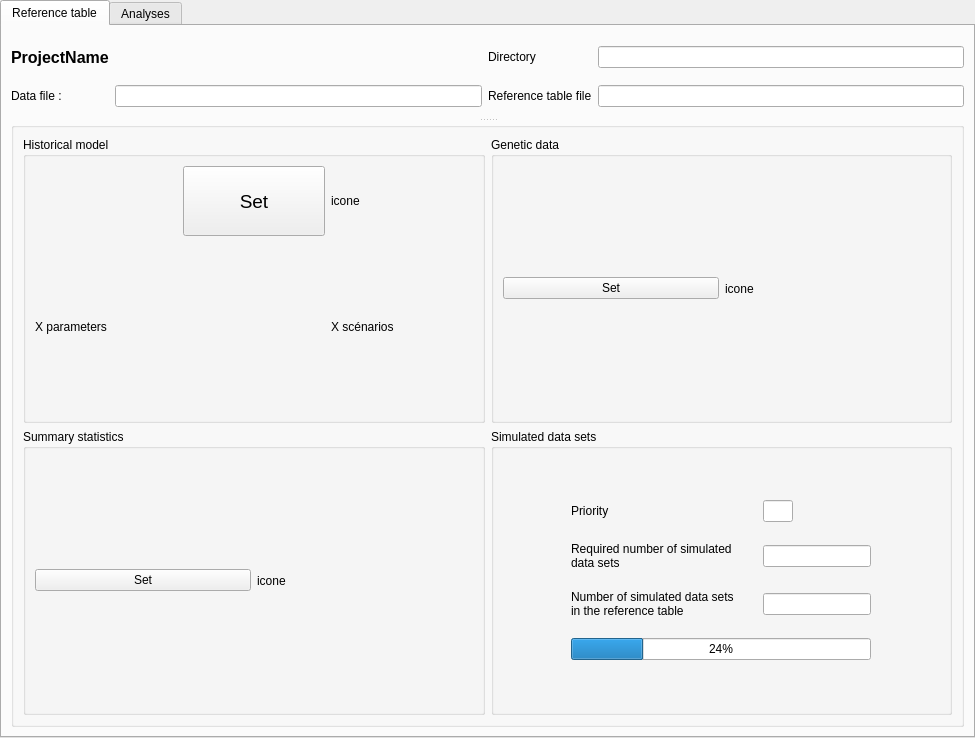
<?xml version="1.0" encoding="UTF-8"?>
<ui version="4.0">
 <class>TabWidget</class>
 <widget class="QTabWidget" name="TabWidget">
  <property name="geometry">
   <rect>
    <x>0</x>
    <y>0</y>
    <width>975</width>
    <height>738</height>
   </rect>
  </property>
  <property name="windowTitle">
   <string>TabWidget</string>
  </property>
  <property name="currentIndex">
   <number>0</number>
  </property>
  <widget class="QWidget" name="tab">
   <attribute name="title">
    <string>Reference table</string>
   </attribute>
   <layout class="QGridLayout" name="gridLayout">
    <item row="0" column="1">
     <widget class="QSplitter" name="splitter">
      <property name="orientation">
       <enum>Qt::Vertical</enum>
      </property>
      <widget class="QWidget" name="horizontalLayoutWidget">
       <layout class="QGridLayout" name="gridLayout_4">
        <item row="0" column="0">
         <widget class="QLabel" name="projNameLabel">
          <property name="font">
           <font>
            <pointsize>12</pointsize>
            <weight>75</weight>
            <bold>true</bold>
           </font>
          </property>
          <property name="text">
           <string>ProjectName</string>
          </property>
         </widget>
        </item>
        <item row="1" column="0">
         <widget class="QLabel" name="label_4">
          <property name="text">
           <string>Data file : </string>
          </property>
         </widget>
        </item>
        <item row="1" column="1">
         <widget class="QLineEdit" name="lineEdit_2"/>
        </item>
        <item row="1" column="3">
         <widget class="QLineEdit" name="lineEdit_5"/>
        </item>
        <item row="1" column="2">
         <widget class="QLabel" name="label_5">
          <property name="text">
           <string>Reference table file</string>
          </property>
         </widget>
        </item>
        <item row="0" column="3">
         <widget class="QLineEdit" name="lineEdit_6"/>
        </item>
        <item row="0" column="2">
         <widget class="QLabel" name="label">
          <property name="text">
           <string>Directory</string>
          </property>
         </widget>
        </item>
       </layout>
      </widget>
      <widget class="QGroupBox" name="groupBox">
       <property name="sizePolicy">
        <sizepolicy hsizetype="Ignored" vsizetype="Ignored">
         <horstretch>0</horstretch>
         <verstretch>0</verstretch>
        </sizepolicy>
       </property>
       <property name="minimumSize">
        <size>
         <width>541</width>
         <height>0</height>
        </size>
       </property>
       <property name="title">
        <string/>
       </property>
       <property name="flat">
        <bool>false</bool>
       </property>
       <layout class="QGridLayout" name="gridLayout_3">
        <item row="0" column="1">
         <widget class="QGroupBox" name="groupBox_6">
          <property name="autoFillBackground">
           <bool>false</bool>
          </property>
          <property name="title">
           <string>Genetic data</string>
          </property>
          <layout class="QGridLayout" name="gridLayout_8">
           <item row="0" column="0">
            <layout class="QHBoxLayout" name="horizontalLayout_3">
             <item>
              <widget class="QPushButton" name="pushButton_7">
               <property name="text">
                <string>Set</string>
               </property>
              </widget>
             </item>
             <item>
              <widget class="QLabel" name="label_14">
               <property name="text">
                <string>icone</string>
               </property>
              </widget>
             </item>
            </layout>
           </item>
          </layout>
         </widget>
        </item>
        <item row="1" column="0">
         <widget class="QGroupBox" name="groupBox_9">
          <property name="title">
           <string>Summary statistics</string>
          </property>
          <layout class="QGridLayout" name="gridLayout_12">
           <item row="0" column="0">
            <layout class="QHBoxLayout" name="horizontalLayout_2">
             <item>
              <widget class="QPushButton" name="pushButton_10">
               <property name="text">
                <string>Set</string>
               </property>
              </widget>
             </item>
             <item>
              <widget class="QLabel" name="label_13">
               <property name="text">
                <string>icone</string>
               </property>
              </widget>
             </item>
            </layout>
           </item>
          </layout>
         </widget>
        </item>
        <item row="1" column="1">
         <widget class="QGroupBox" name="groupBox_8">
          <property name="title">
           <string>Simulated data sets</string>
          </property>
          <layout class="QGridLayout" name="gridLayout_11">
           <property name="sizeConstraint">
            <enum>QLayout::SetDefaultConstraint</enum>
           </property>
           <item row="1" column="0">
            <layout class="QVBoxLayout" name="verticalLayout_3">
             <property name="spacing">
              <number>20</number>
             </property>
             <property name="sizeConstraint">
              <enum>QLayout::SetDefaultConstraint</enum>
             </property>
             <item>
              <layout class="QGridLayout" name="gridLayout_6">
               <property name="sizeConstraint">
                <enum>QLayout::SetDefaultConstraint</enum>
               </property>
               <item row="0" column="0">
                <widget class="QLabel" name="label_6">
                 <property name="text">
                  <string>Priority</string>
                 </property>
                </widget>
               </item>
               <item row="1" column="0">
                <widget class="QLabel" name="label_9">
                 <property name="text">
                  <string>Required number of simulated data sets</string>
                 </property>
                 <property name="wordWrap">
                  <bool>true</bool>
                 </property>
                </widget>
               </item>
               <item row="2" column="0">
                <widget class="QLabel" name="label_8">
                 <property name="text">
                  <string>Number of simulated data sets in the reference table</string>
                 </property>
                 <property name="textFormat">
                  <enum>Qt::AutoText</enum>
                 </property>
                 <property name="wordWrap">
                  <bool>true</bool>
                 </property>
                </widget>
               </item>
               <item row="2" column="1">
                <widget class="QLineEdit" name="lineEdit_4">
                 <property name="sizePolicy">
                  <sizepolicy hsizetype="Fixed" vsizetype="Fixed">
                   <horstretch>0</horstretch>
                   <verstretch>0</verstretch>
                  </sizepolicy>
                 </property>
                 <property name="maximumSize">
                  <size>
                   <width>120</width>
                   <height>16777215</height>
                  </size>
                 </property>
                </widget>
               </item>
               <item row="1" column="1">
                <widget class="QLineEdit" name="lineEdit_3">
                 <property name="sizePolicy">
                  <sizepolicy hsizetype="Fixed" vsizetype="Fixed">
                   <horstretch>0</horstretch>
                   <verstretch>0</verstretch>
                  </sizepolicy>
                 </property>
                 <property name="maximumSize">
                  <size>
                   <width>120</width>
                   <height>16777215</height>
                  </size>
                 </property>
                </widget>
               </item>
               <item row="0" column="1">
                <widget class="QLineEdit" name="lineEdit">
                 <property name="sizePolicy">
                  <sizepolicy hsizetype="Fixed" vsizetype="Fixed">
                   <horstretch>0</horstretch>
                   <verstretch>0</verstretch>
                  </sizepolicy>
                 </property>
                 <property name="maximumSize">
                  <size>
                   <width>30</width>
                   <height>16777215</height>
                  </size>
                 </property>
                </widget>
               </item>
              </layout>
             </item>
             <item>
              <widget class="QProgressBar" name="progressBar">
               <property name="sizePolicy">
                <sizepolicy hsizetype="Minimum" vsizetype="Fixed">
                 <horstretch>0</horstretch>
                 <verstretch>0</verstretch>
                </sizepolicy>
               </property>
               <property name="maximumSize">
                <size>
                 <width>300</width>
                 <height>16777215</height>
                </size>
               </property>
               <property name="value">
                <number>24</number>
               </property>
               <property name="textVisible">
                <bool>true</bool>
               </property>
              </widget>
             </item>
            </layout>
           </item>
          </layout>
         </widget>
        </item>
        <item row="0" column="0">
         <widget class="QGroupBox" name="groupBox_7">
          <property name="title">
           <string>Historical model</string>
          </property>
          <layout class="QGridLayout" name="gridLayout_5">
           <item row="0" column="1">
            <widget class="QPushButton" name="pushButton_8">
             <property name="sizePolicy">
              <sizepolicy hsizetype="Minimum" vsizetype="Fixed">
               <horstretch>0</horstretch>
               <verstretch>0</verstretch>
              </sizepolicy>
             </property>
             <property name="minimumSize">
              <size>
               <width>0</width>
               <height>70</height>
              </size>
             </property>
             <property name="font">
              <font>
               <pointsize>14</pointsize>
              </font>
             </property>
             <property name="text">
              <string>Set</string>
             </property>
            </widget>
           </item>
           <item row="2" column="2">
            <widget class="QLabel" name="label_10">
             <property name="text">
              <string>X scénarios</string>
             </property>
            </widget>
           </item>
           <item row="0" column="2">
            <widget class="QLabel" name="label_12">
             <property name="text">
              <string>icone</string>
             </property>
            </widget>
           </item>
           <item row="2" column="0">
            <widget class="QLabel" name="label_11">
             <property name="text">
              <string>X parameters</string>
             </property>
            </widget>
           </item>
          </layout>
         </widget>
        </item>
       </layout>
      </widget>
     </widget>
    </item>
   </layout>
  </widget>
  <widget class="QWidget" name="tab">
   <attribute name="title">
    <string>Analyses</string>
   </attribute>
   <layout class="QGridLayout" name="gridLayout_2">
    <item row="0" column="0">
     <layout class="QVBoxLayout" name="verticalLayout_2">
      <property name="leftMargin">
       <number>0</number>
      </property>
      <item>
       <widget class="QTableWidget" name="tableWidget">
        <property name="sortingEnabled">
         <bool>true</bool>
        </property>
        <column>
         <property name="text">
          <string>name</string>
         </property>
        </column>
        <column>
         <property name="text">
          <string>type</string>
         </property>
        </column>
        <column>
         <property name="text">
          <string>parameters</string>
         </property>
        </column>
        <column>
         <property name="text">
          <string>priority</string>
         </property>
        </column>
        <column>
         <property name="text">
          <string>status</string>
         </property>
        </column>
        <column>
         <property name="text">
          <string>results</string>
         </property>
        </column>
       </widget>
      </item>
      <item>
       <widget class="QPushButton" name="newAnButton">
        <property name="sizePolicy">
         <sizepolicy hsizetype="Fixed" vsizetype="Fixed">
          <horstretch>0</horstretch>
          <verstretch>0</verstretch>
         </sizepolicy>
        </property>
        <property name="minimumSize">
         <size>
          <width>581</width>
          <height>101</height>
         </size>
        </property>
        <property name="baseSize">
         <size>
          <width>581</width>
          <height>101</height>
         </size>
        </property>
        <property name="font">
         <font>
          <pointsize>17</pointsize>
         </font>
        </property>
        <property name="layoutDirection">
         <enum>Qt::LeftToRight</enum>
        </property>
        <property name="text">
         <string>Define new analysis</string>
        </property>
       </widget>
      </item>
     </layout>
    </item>
   </layout>
  </widget>
 </widget>
 <resources/>
 <connections/>
</ui>
